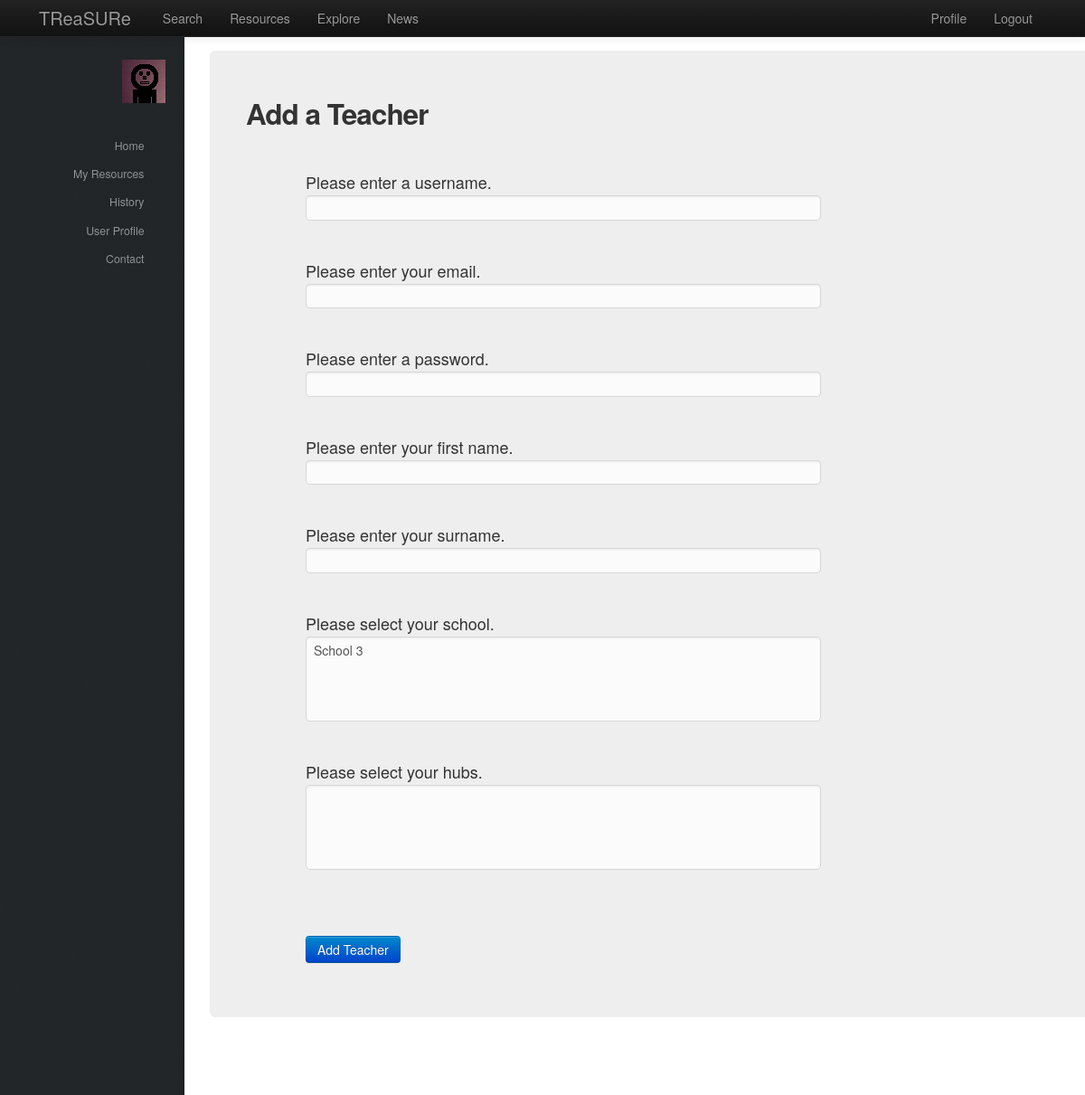
/treasure/register/ (signed in), run on an earlier commit of the app's database.
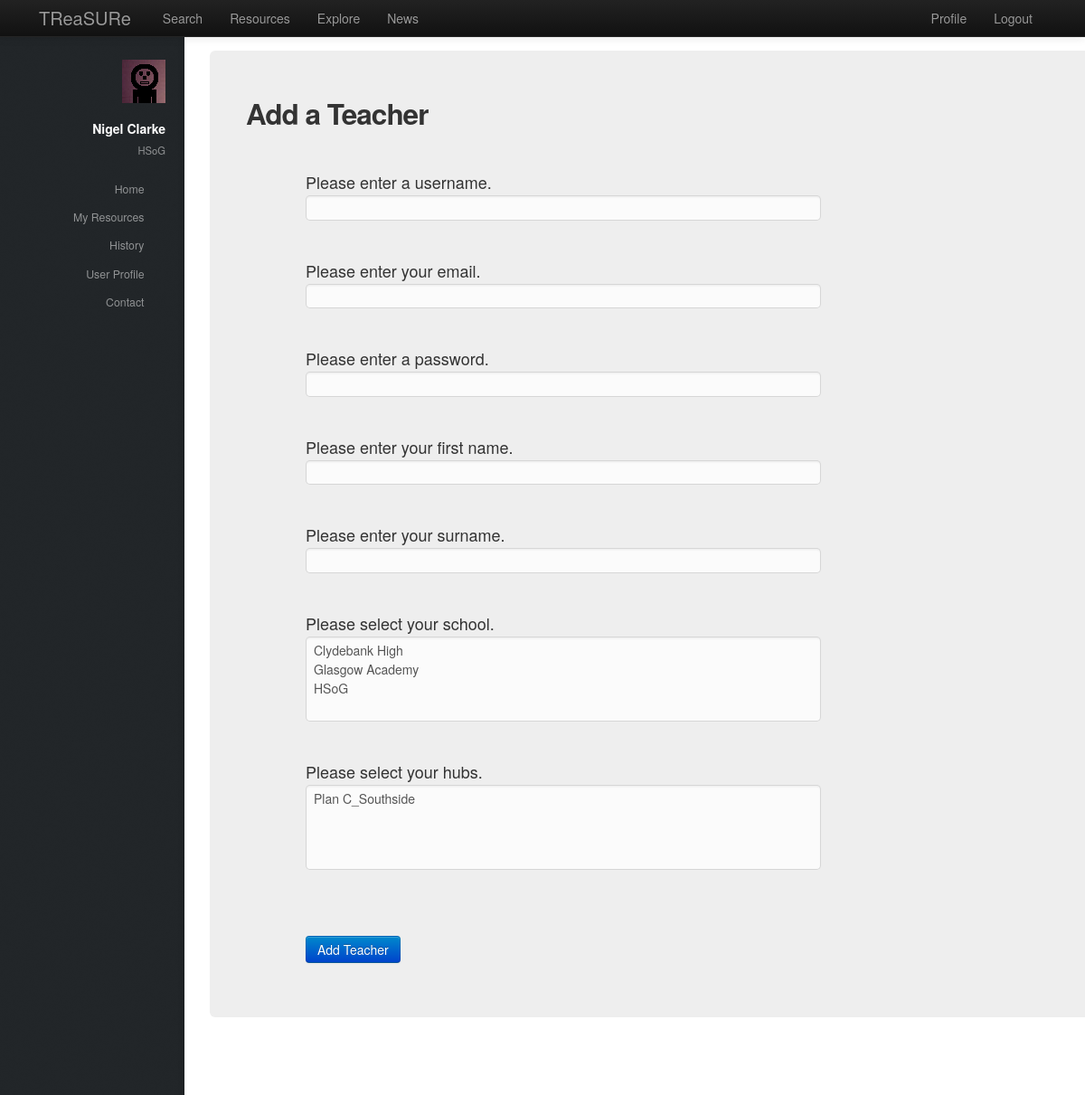
And on a later commit of the database.
### treasure/models.py (models this page shows, shortened)
class Teacher(models.Model):
    user = models.OneToOneField(User)
    firstname = models.CharField(max_length=128)
    surname = models.CharField(max_length=128)
    schools = models.ManyToManyField(School, null=True)
    hubs = models.ManyToManyField(Hub, null=True)

class School(models.Model):
    name = models.CharField(max_length=128)
    town = models.CharField(max_length=128)
    address = models.TextField()
    latitude = models.FloatField()
    longitude = models.FloatField()
    def __unicode__(self):
        return self.name

### treasure/views.py (the view)
def register(request):
    context = RequestContext(request)
    registered = False
    if request.method == 'POST':
        user_form = UserForm(data=request.POST)
        teacher_form = TeacherForm(data=request.POST)
        if user_form.is_valid() and teacher_form.is_valid():
            user = user_form.save()
            user.set_password(user.password)
            user.save()
            teacher = teacher_form.save(commit=False)
            teacher.user = user
            teacher.save()
            schools = teacher_form.cleaned_data['schools']
            for school in schools:
                teacher.schools.add(school)
            teacher.save()
            hubs = teacher_form.cleaned_data['hubs']
            for hub in hubs:
                teacher.hubs.add(hub)
            teacher.save()
            registered = True
        else:
            print "ERROR", user_form.errors, teacher_form.errors
    else:
        user_form = UserForm()
        teacher_form = TeacherForm()
    context_dict = sidebar(request)
    context_dict['user_form'] = user_form
    context_dict['teacher_form'] = teacher_form
    context_dict['registered'] = registered
    return render_to_response('treasure/register.html', context_dict, context)

### treasure/forms.py
class UserForm(forms.ModelForm):
    username = forms.CharField(help_text="Please enter a username.")
    email = forms.CharField(help_text="Please enter your email.")
    password = forms.CharField(widget=forms.PasswordInput(), help_text="Please enter a password.")
    class Meta:
        model = User
        fields = ('username', 'email', 'password')
        exclude = []

class TeacherForm(forms.ModelForm):
    firstname = forms.CharField(max_length=128, help_text="Please enter your first name.")
    surname = forms.CharField(max_length=128, help_text="Please enter your surname.")
    schools = forms.ModelMultipleChoiceField(queryset=School.objects.all().order_by('name'),
                                                required=False, help_text="Please select your school.")
    hubs = forms.ModelMultipleChoiceField(queryset=Hub.objects.all().order_by('name'),
                                                required=False, help_text="Please select your hubs.")
    class Meta:
        model = Teacher
        fields = ('firstname', 'surname', 'schools', 'hubs')
        exclude = []

### treasure/models.py (called while the page is built)
    def __unicode__(self):
        return self.name

### templates/treasure/register.html (shortened to what this page needs)
{% extends 'treasure/base.html' %}
{% load static %}
{% block body_block %}
<div class="hero-unit">
    <h2>Add a Teacher</h2>
    <br/>
    <div class="container">
        <form class="span6" id="register_teacher_form" method="post" action="/treasure/register/" enctype="multipart/form-data">
        {% if registered %}
            <p>Thank you for registering.</p>
            <p>Please <a href="/treasure/login/">Login</a></p>
        {% else %}
            {% for field in user_form.visible_fields %}
                {{ field.help_text }}<br/>
                {{ field }}<br/>
            {% endfor %}
            {% for field in teacher_form.visible_fields %}
                {{ field.help_text }}<br/>
                {{ field }}<br/>
            {% endfor %}
	{% endif %}
            <br/>
            <button class="btn btn-primary" type="submit" name="submit">Add Teacher</button>
        </form>
    </div>
</div>
{% endblock %}

### templates/treasure/base.html (shortened to what this page needs)
<!DOCTYPE html>
{% load static %}
<html>
    <head>
        <link href="{% static 'css/bootstrap-fluid-adj.css' %}" rel="stylesheet">
        <link href="{% static 'sidebar/css/main.css' %}" rel="stylesheet">
        <link href="{% static 'css/bootstrap.min.css' %}" rel="stylesheet" media="screen">
        <link rel="stylesheet" href="http://getbootstrap.com/examples/sticky-footer-navbar/sticky-footer-navbar.css">
        <link href="{% static 'css/bootstrap-responsive.css' %}" rel="stylesheet">
        <link href="{% static 'css/treasure.css' %}" rel="stylesheet">
    </head>
    <body>
        <div class="navbar navbar-inverse navbar-fixed-top">
           <div class="navbar-inner">
               <div class="container">
                   <a class="brand" href="/treasure/">TReaSURe</a>
                   <div class="nav-collapse collapse">
                       <ul class="nav pull-right">
                            {% if user.is_authenticated %}
                                <li><a href="/treasure/profile">Profile</a></li>
                            	<li><a href="/treasure/logout">Logout</a></li>
                            {% else %}
                            	<li><a href="/treasure/login">Login</a></li>
                            	<li><a href="/treasure/register">Register</a></li>
                            {% endif %}
                       </ul>
                       <ul class="nav">
                       {% if user.is_authenticated %}
                           <li><a href="/treasure/search">Search</a></li>
                           <li><a href="/treasure/resources">Resources</a></li>
			   <li><a href="/treasure/explore">Explore</a></li>
                       {% endif %}
                           <li><a href="/treasure/about">News</a></li>
                       </ul>
                   </div>
               </div>
           </div>
        </div>
        <div>
				<div id="header">
					<div class="top">
                       {% if user.is_authenticated %}
							<div id="logo">
								<span class="image avatar48"><img src="{% static 'images/avatar.jpg' %}" alt="user avatar" /></span>
								<h1 id="title">{{ user_firstname }} {{ user_surname }}</h1>
								<p>{{ user_school }}</p>
							</div>
	                   {% endif %}
                        <nav id="nav">
							<ul>
								{% if user.is_authenticated %}
									<li><a href="/treasure/" id="home-link" class="skel-layers-ignoreHref"><span>Home</span></a></li>
									<li><a href="/treasure/resources" class="skel-layers-ignoreHref"><span>My Resources</span></a></li>
									<li><a href="/treasure/about" class="skel-layers-ignoreHref"><span>History</span></a></li>
									<li><a href="/treasure/profile" class="skel-layers-ignoreHref"><span>User Profile</span></a></li>
									<li><a href="#contact" class="skel-layers-ignoreHref"><span>Contact</span></a></li>
								{% else %}
									<li><a href="/treasure/login"><span>Login</span></a></li>
									<li><a href="/treasure/register" class="skel-layers-ignoreHref"><span>Register</span></a></li>
								{% endif %}
							</ul>
						</nav>
					</div>
				</div>
			<div id="main">
				<section id="MainPage">
                    <div class="container">
                        {% block body_block%}{% endblock%}
                    </div>
                </section>
            </div>
        </div>
    </body>
</html>

What changed in the data, as far as the page shows it:
now on this page (row edited): Teacher: firstname "Nigel", surname "Clarke"
now on this page (row edited): School: name "HSoG"
changed School: name "School 3" → "HSoG" (drawn)
Also different on the page:
form field schools: "School 3" → "Clydebank High / Glasgow Academy / HSoG"
form field hubs: (not shown) → "Plan C_Southside"
